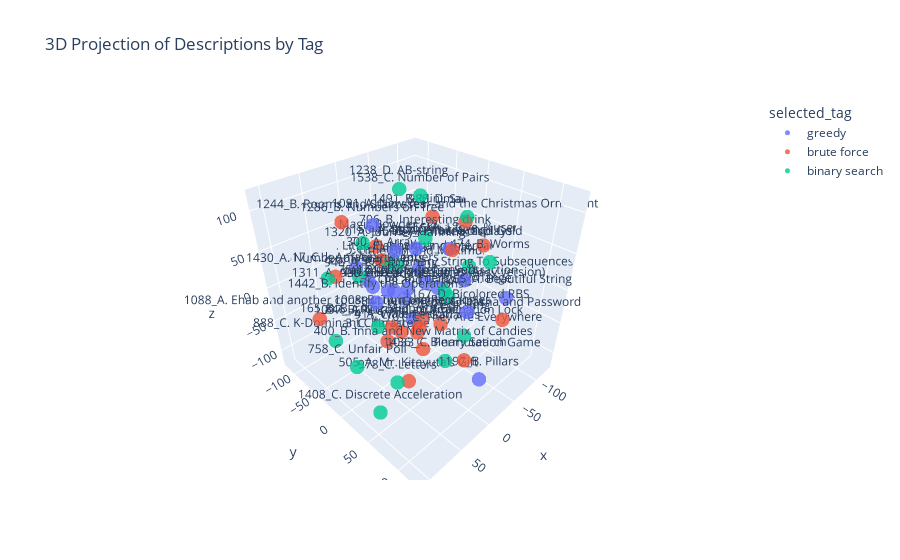

The code cell stored with this chart in its notebook:
### Markdown cell above
Plot the 3D projection of the description vectors, with colors representing the selected_tag, to observe whether there are any patterns related to the corresponding cf_tag.
The following plot does not show a distinct separation based on cf_tags, at least within the explored three-dimensional space.

### Code cell
from sklearn.manifold import TSNE
import numpy as np


vectors = np.array(df_selected["description_vector"].tolist())

tsne = TSNE(n_components=3, random_state=42, perplexity=10)
vectors_3d = tsne.fit_transform(vectors)

df_selected[["x", "y", "z"]] = vectors_3d

import plotly.express as px

fig = px.scatter_3d(
    df_selected,
    x="x", y="y", z="z",
    color="selected_tag",
    text="problem_name",
    hover_data=["problem_name", "selected_tag"],
    title="3D Projection of Descriptions by Tag"
)

fig.update_traces(marker=dict(size=5, opacity=0.8))
fig.show()

### Figure 1 — Plotly figure (JSON) as saved in the notebook; plotly's stock layout.template omitted (floating-point values rounded to 4 significant figures)
{"data": [{"customdata": [["1167_D. Bicolored RBS", "greedy"], ["276_D. Little Girl and Maximum XOR", "greedy"], ["1515_A. Phoenix and Gold", "greedy"], ["1416_C. XOR Inverse", "greedy"], ["1311_A. Add Odd or Subtract Even", "greedy"], ["955_A. Feed the cat", "greedy"], ["758_D. Ability To Convert", "greedy"], ["1442_B. Identify the Operations", "greedy"], ["1286_B. Numbers on Tree", "greedy"], ["1008_B. Turn the Rectangles", "greedy"], ["1442_A. Extreme Subtraction", "greedy"], ["322_A. Ciel and Dancing", "greedy"], ["1265_A. Beautiful String", "greedy"], ["1201_B. Zero Array", "greedy"], ["1197_B. Pillars", "greedy"], ["1150_A. Stock Arbitraging", "greedy"], ["58_B. Coins", "greedy"], ["946_A. Partition", "greedy"], ["1399_D. Binary String To Subsequences", "greedy"], ["1320_A. Journey Planning", "greedy"]], "hovertemplate": "selected_tag=%{customdata[1]}<br>x=%{x}<br>y=%{y}<br>z=%{z}<br>problem_name=%{customdata[0]}<extra></extra>", "legendgroup": "greedy", "marker": {"color": "#636efa", "opacity": 0.8, "size": 5, "symbol": "circle"}, "mode": "markers+text", "name": "greedy", "scene": "scene", "showlegend": true, "text": ["1167_D. Bicolored RBS", "276_D. Little Girl and Maximum XOR", "1515_A. Phoenix and Gold", "1416_C. XOR Inverse", "1311_A. Add Odd or Subtract Even", "955_A. Feed the cat", "758_D. Ability To Convert", "1442_B. Identify the Operations", "1286_B. Numbers on Tree", "1008_B. Turn the Rectangles", "1442_A. Extreme Subtraction", "322_A. Ciel and Dancing", "1265_A. Beautiful String", "1201_B. Zero Array", "1197_B. Pillars", "1150_A. Stock Arbitraging", "58_B. Coins", "946_A. Partition", "1399_D. Binary String To Subsequences", "1320_A. Journey Planning"], "type": "scatter3d", "x": [28.37, -63.8, 16.43, -110.6, 18.7, 38.53, -18.67, 96.48, 17.17, -19.57, -6.343, -50.63, -58.16, -8.837, 19.43, -8.268, -33.87, 4.139, -38.73, 43.98], "y": [107.6, -48.4, 71.5, -80.33, -17.88, 15.64, -23.16, 55.99, -41.06, -15.46, 38.11, -63.97, 94.42, -114.7, 123.2, 1.638, -112.6, -72.92, 49.04, 25.56], "z": [44.01, -18.9, 93.49, -80.16, 1.218, 27.53, -17.15, 64.11, 77.9, -61.51, 20.32, -70.28, 8.981, -22.4, -41.99, 55.09, -65.7, -17.44, 20.44, 83.59]}, {"customdata": [["3_C. Tic-tac-toe", "brute force"], ["217_A. Ice Skating", "brute force"], ["761_C. Dasha and Password", "brute force"], ["1430_A. Number of Apartments", "brute force"], ["987_C. Three displays", "brute force"], ["1091_A. New Year and the Christmas Ornament", "brute force"], ["1033_C. Permutation Game", "brute force"], ["846_A. Curriculum Vitae", "brute force"], ["1244_B. Rooms and Staircases", "brute force"], ["505_A. Mr. Kitayuta's Gift", "brute force"], ["911_C. Three Garlands", "brute force"], ["1097_B. Petr and a Combination Lock", "brute force"], ["400_B. Inna and New Matrix of Candies", "brute force"], ["1491_B. Minimal Cost", "brute force"], ["841_A. Generous Kefa", "brute force"], ["1088_A. Ehab and another construction problem", "brute force"], ["4_A. Watermelon", "brute force"], ["1285_C. Fadi and LCM", "brute force"], ["300_A. Array", "brute force"], ["155_A. I_love_%username%", "brute force"]], "hovertemplate": "selected_tag=%{customdata[1]}<br>x=%{x}<br>y=%{y}<br>z=%{z}<br>problem_name=%{customdata[0]}<extra></extra>", "legendgroup": "brute force", "marker": {"color": "#EF553B", "opacity": 0.8, "size": 5, "symbol": "circle"}, "mode": "markers+text", "name": "brute force", "scene": "scene", "showlegend": true, "text": ["3_C. Tic-tac-toe", "217_A. Ice Skating", "761_C. Dasha and Password", "1430_A. Number of Apartments", "987_C. Three displays", "1091_A. New Year and the Christmas Ornament", "1033_C. Permutation Game", "846_A. Curriculum Vitae", "1244_B. Rooms and Staircases", "505_A. Mr. Kitayuta's Gift", "911_C. Three Garlands", "1097_B. Petr and a Combination Lock", "400_B. Inna and New Matrix of Candies", "1491_B. Minimal Cost", "841_A. Generous Kefa", "1088_A. Ehab and another construction problem", "4_A. Watermelon", "1285_C. Fadi and LCM", "300_A. Array", "155_A. I_love_%username%"], "type": "scatter3d", "x": [13.36, -47.25, -24.27, 81.52, -13.17, -51.73, 44.06, 21.48, 76.91, 23.0, 36.45, 12.23, 59.32, -95.97, -54.08, 81.49, -27.65, -37.37, 6.928, -95.38], "y": [-29.53, 8.268, 114.6, -28.36, 50.47, 35.07, 120.2, -10.87, -13.57, 19.69, 48.59, 27.58, 79.68, -55.54, -31.53, -74.1, -46.58, -104.0, -40.75, 30.39], "z": [-88.38, -72.84, 8.31, 45.37, 71.39, 85.14, 0.2207, -49.11, 112.8, -119.1, -12.38, -32.25, -1.43, 44.05, -91.0, -37.83, -107.3, 3.587, 27.33, 35.53]}, {"customdata": [["706_B. Interesting drink", "binary search"], ["1538_C. Number of Pairs", "binary search"], ["670_D2. Magic Powder - 2", "binary search"], ["676_C. Vasya and String", "binary search"], ["701_C. They Are Everywhere", "binary search"], ["68_B. Energy exchange", "binary search"], ["468_C. Hack it!", "binary search"], ["204_A. Little Elephant and Interval", "binary search"], ["1417_C. k-Amazing Numbers", "binary search"], ["165_B. Burning Midnight Oil", "binary search"], ["1238_D. AB-string", "binary search"], ["978_C. Letters", "binary search"], ["474_B. Worms", "binary search"], ["888_C. K-Dominant Character", "binary search"], ["985_D. Sand Fortress", "binary search"], ["758_C. Unfair Poll", "binary search"], ["1462_E1. Close Tuples (easy version)", "binary search"], ["1408_C. Discrete Acceleration", "binary search"], ["937_C. Save Energy!", "binary search"], ["1436_C. Binary Search", "binary search"]], "hovertemplate": "selected_tag=%{customdata[1]}<br>x=%{x}<br>y=%{y}<br>z=%{z}<br>problem_name=%{customdata[0]}<extra></extra>", "legendgroup": "binary search", "marker": {"color": "#00cc96", "opacity": 0.8, "size": 5, "symbol": "circle"}, "mode": "markers+text", "name": "binary search", "scene": "scene", "showlegend": true, "text": ["706_B. Interesting drink", "1538_C. Number of Pairs", "670_D2. Magic Powder - 2", "676_C. Vasya and String", "701_C. They Are Everywhere", "68_B. Energy exchange", "468_C. Hack it!", "204_A. Little Elephant and Interval", "1417_C. k-Amazing Numbers", "165_B. Burning Midnight Oil", "1238_D. AB-string", "978_C. Letters", "474_B. Worms", "888_C. K-Dominant Character", "985_D. Sand Fortress", "758_C. Unfair Poll", "1462_E1. Close Tuples (easy version)", "1408_C. Discrete Acceleration", "937_C. Save Energy!", "1436_C. Binary Search"], "type": "scatter3d", "x": [-39.68, -14.83, -3.245, 36.13, -14.47, -64.33, -52.14, -35.81, 28.91, 51.63, -52.73, 69.97, -22.04, 73.63, -125.9, 108.0, 14.48, 108.3, -119.0, -6.599], "y": [-14.04, 1.793, -88.37, -116.8, 73.28, 4.822, -95.65, -61.08, -58.53, 0.1471, -71.88, 51.16, 92.63, -57.31, -21.43, 32.1, 65.79, 65.95, -7.021, 53.61], "z": [49.73, 116.6, 28.25, -20.28, -33.05, -38.78, -27.29, -5.852, 7.492, -24.29, 90.38, -62.88, 71.28, -67.57, 45.08, -25.83, 40.71, -67.79, -21.77, -80.74]}], "layout": {"legend": {"title": {"text": "selected_tag"}, "tracegroupgap": 0}, "scene": {"domain": {"x": [0, 1], "y": [0, 1]}, "xaxis": {"title": {"text": "x"}}, "yaxis": {"title": {"text": "y"}}, "zaxis": {"title": {"text": "z"}}}, "title": {"text": "3D Projection of Descriptions by Tag"}}}
